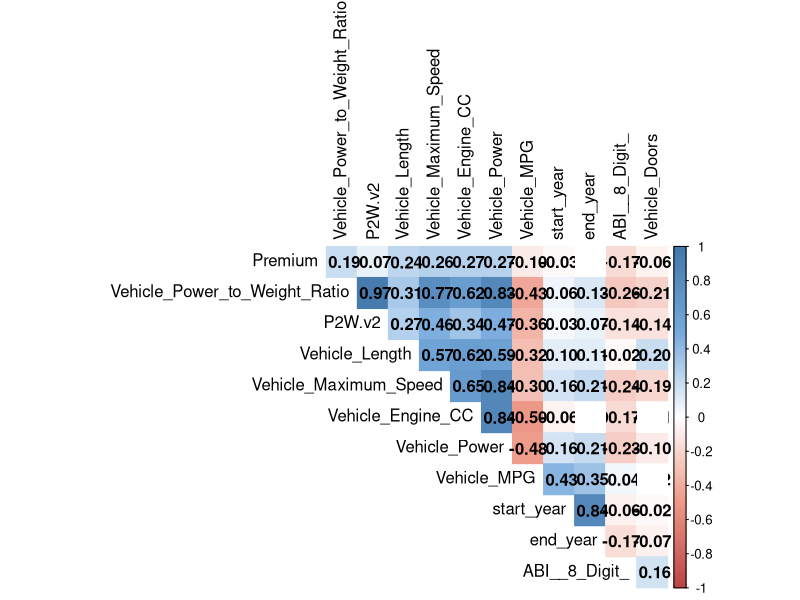
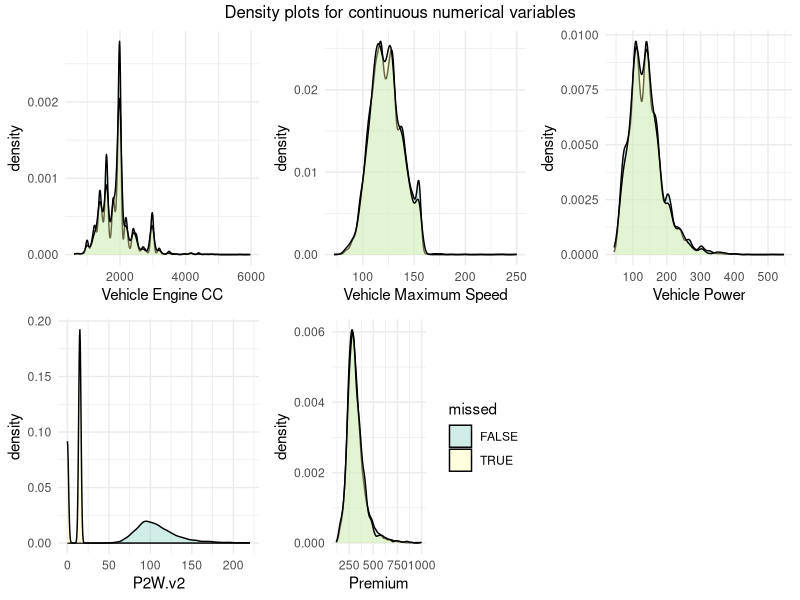
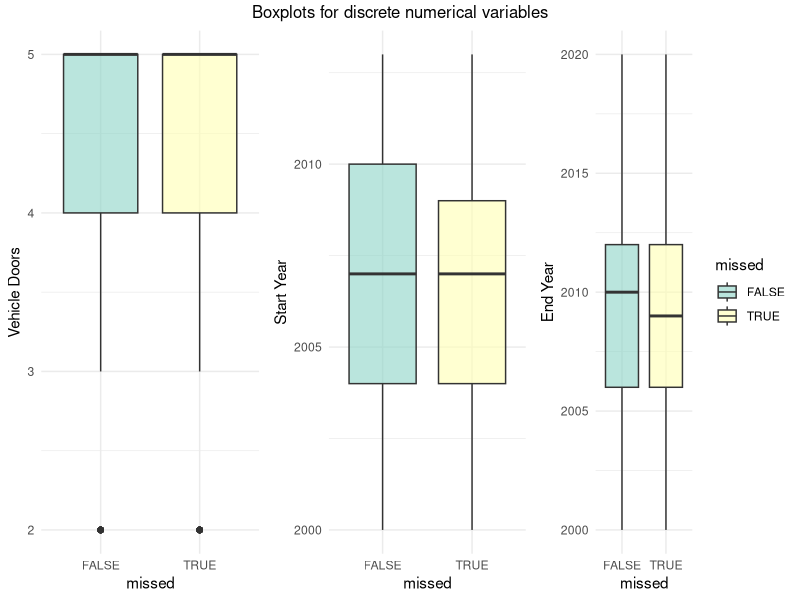
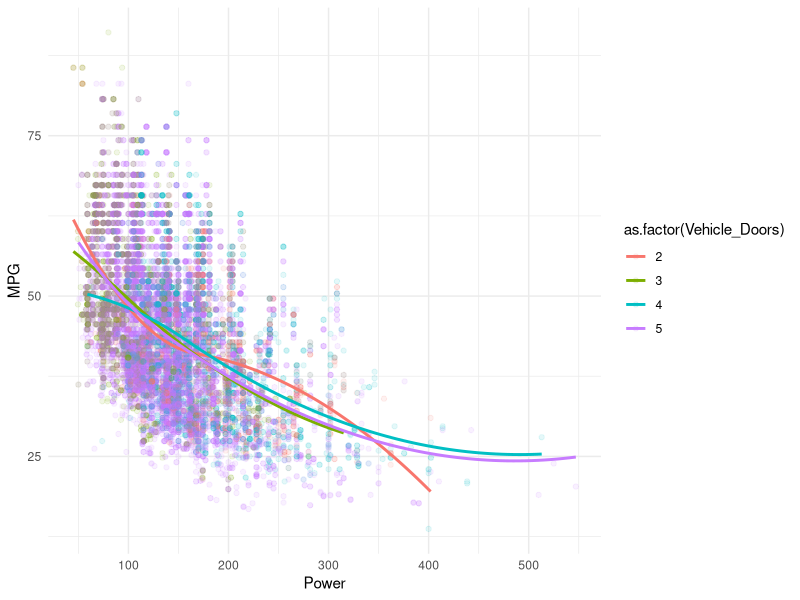
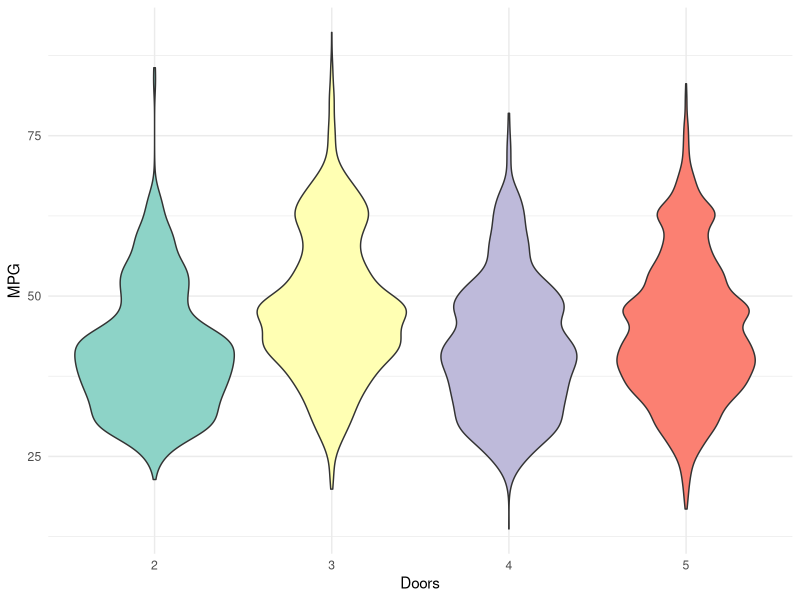
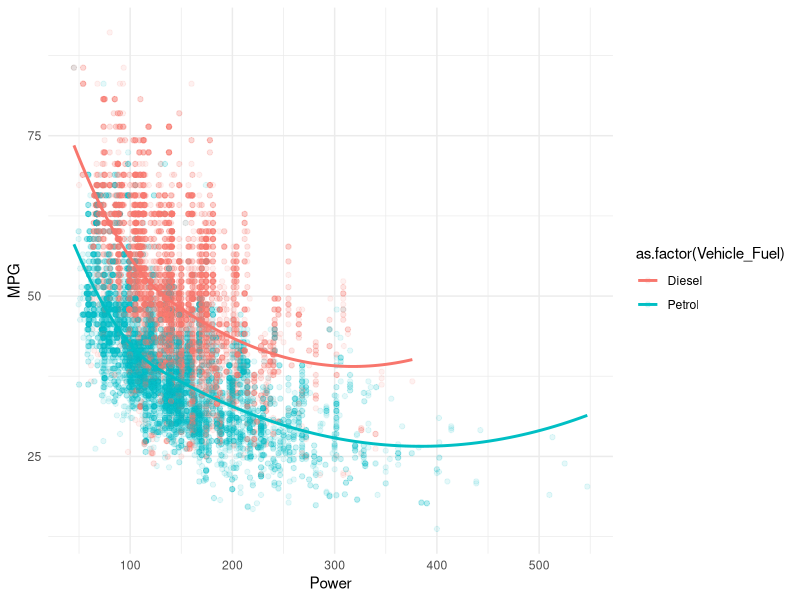
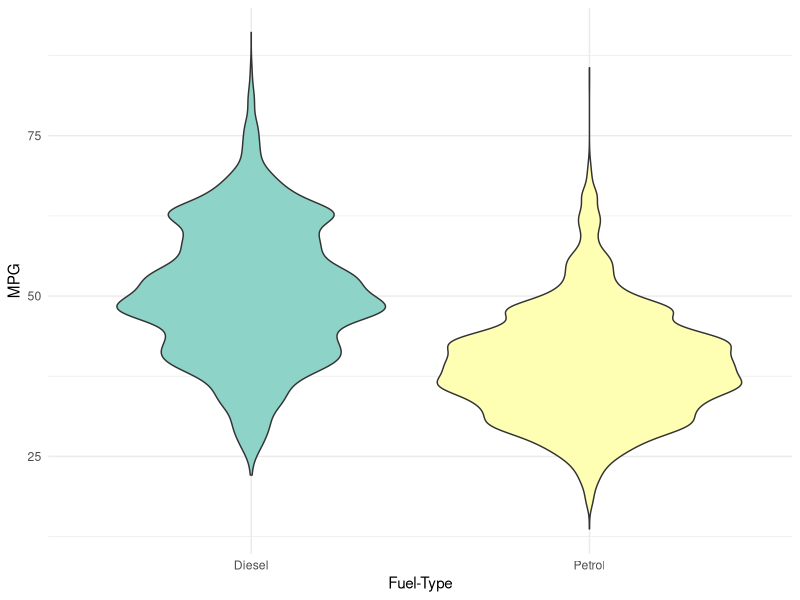
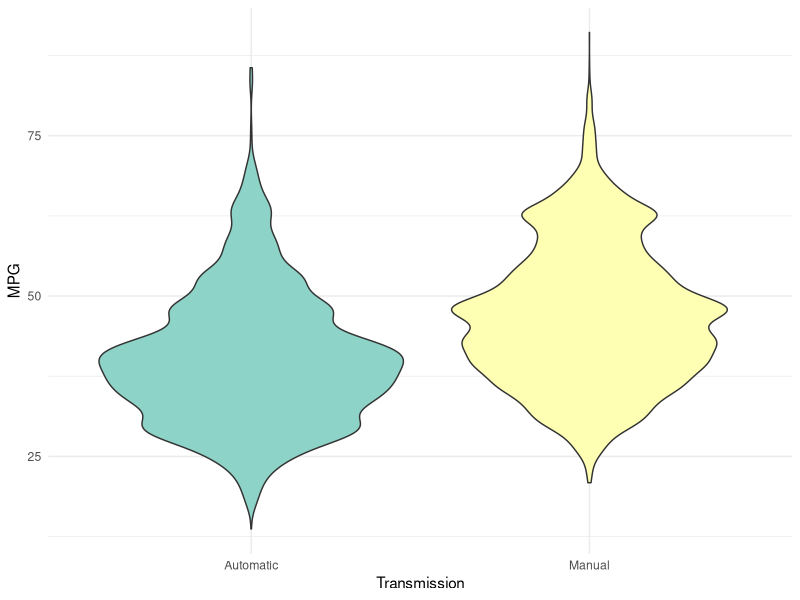

Recreate these plots in R, in order. (Note: this script raises an error after producing the figures.)
# Load libraries
library(tidyverse)
library(corrplot)
library(caret)
library(ggplot2)
library(gridExtra)
library(glmnet)
library(boot)
library(randomForest)

# Read data
vehicle_data = read.csv("Vehiclefile_Test.csv")
vehicle_data3=read.csv("Vehiclefile_Test.csv")

# Assess feature variable types
lapply(vehicle_data,class)

# Remove £ symbol from premium
vehicle_data$Premium = gsub("£","",vehicle_data$Premium)

# Split vehicle registration years into start and end year
vehicle_data$start_year = as.data.frame(str_split_fixed(vehicle_data$Vehicle_Years, "-", 2))[[1]]
vehicle_data$end_year = as.data.frame(str_split_fixed(vehicle_data$Vehicle_Years, "-", 2))[[2]]

# If vehicle currently registered then enter 2020 as end year
vehicle_data$end_year = as.character(vehicle_data$end_year)
vehicle_data[vehicle_data$end_year=="",]$end_year = "2020"

# List of variables to amend
numeric_variables = c("ABI__8_Digit_","Vehicle_Doors","Vehicle_Engine_CC","Vehicle_length",
                      "Vehicle_Maximum_Speed","Vehicle_MPG","Vehicle_Power Vehicle_Power_to_Weight_Ratio",
                      "Premium","P2W.v2","start_year","end_year")
catagorical_variables = c("Vehicle_Model","Vehicle_Brand","Vehicle_Transmission")
remove_variables = c("Vehicle_Years")

# Amend numerical data (NA's introduced)
vehicle_data[,which(names(vehicle_data) %in% numeric_variables)]=
  lapply(vehicle_data[,which(names(vehicle_data) %in% numeric_variables)],
         function(x) as.numeric(as.character(x)))

# Amend catagorical data
vehicle_data[,which(names(vehicle_data) %in% catagorical_variables)]=
  lapply(vehicle_data[,which(names(vehicle_data) %in% catagorical_variables)],
         function(x) as.factor(as.character(x)))

# Remove variables
vehicle_data=vehicle_data[,-which(names(vehicle_data) %in% remove_variables)]

# Check corrections
lapply(vehicle_data,class)
View(vehicle_data)
# Create colour palette for corrplot
col = colorRampPalette(c("#BB4444", "#EE9988", "#FFFFFF", "#77AADD", "#4477AA"))

# Pearson correlation coefficient, use only numeric variables
corr = cor(vehicle_data[,sapply(vehicle_data, is.numeric)],use = "pairwise.complete.obs")

# Significance levels
res =cor.mtest(vehicle_data[,sapply(vehicle_data, is.numeric)],use = "pairwise.complete.obs", conf.level = .95)

# Plot of correlation for all numeric variables
corrplot(corr,method="color",col=col(200),type="upper",tl.col = "black", addCoef.col = "black",
         tl.srt = 90,order="hclust",p.mat=res$p,insig="blank",sig.level=0.01,diag=F)

# Missing values:
summary(vehicle_data)
# There are 2030 missing Vehicle: Length, Power to Weigh Ratio and MPG (and 4060 missing premiums):
#   (1) Missing values intersect?
na_length = which(is.na(vehicle_data$Vehicle_Length))
na_ptwr = which(is.na(vehicle_data$Vehicle_Power_to_Weight_Ratio))
na_mpg = which(is.na(vehicle_data$Vehicle_MPG))
na_premium = which(is.na(vehicle_data$Premium))
length(Reduce(intersect, list(na_length,na_mpg,na_ptwr)))
#       Yes, all of them.
# Same overlap with premium?
length(Reduce(intersect, list(na_length,na_mpg,na_ptwr,na_premium)))
# No, only 396.

#   (2) Pattern of 2030 missing values or missing at random?

# Add a category for missing or not in new dataframe:
missed = rep(F,nrow(vehicle_data))
vehicle_data2 = cbind(vehicle_data,missed)
remove(missed)
vehicle_data2[na_length,]$missed = T

# Density plots of continuous numerical variables to assess distributions
p1 = ggplot(data=vehicle_data2,aes(x=Vehicle_Engine_CC,fill=missed))+geom_density(alpha=0.4)+
  scale_fill_brewer(palette="Set3") +labs(x="Vehicle Engine CC")+theme_minimal()+
  theme(legend.position = "none")
p2 = ggplot(data=vehicle_data2,aes(x=Vehicle_Maximum_Speed,fill=missed))+geom_density(alpha=0.4)+
  scale_fill_brewer(palette="Set3") +labs(x="Vehicle Maximum Speed")+theme_minimal()+
  theme(legend.position = "none")
p3 = ggplot(data=vehicle_data2,aes(x=Vehicle_Power,fill=missed))+geom_density(alpha=0.4)+
  scale_fill_brewer(palette="Set3") +labs(x="Vehicle Power")+theme_minimal()+
  theme(legend.position = "none")
p4 = ggplot(data=vehicle_data2,aes(x=P2W.v2,fill=missed))+geom_density(alpha=0.4)+
  scale_fill_brewer(palette="Set3") + xlim(c(0,220))+theme_minimal()+
  theme(legend.position = "none")
p5 = ggplot(data=vehicle_data2,aes(x=Premium,fill=missed))+geom_density(alpha=0.4)+
  scale_fill_brewer(palette="Set3")+theme_minimal()

# Plot together on a grid
grid.arrange(
  p1,p2,p3,p4,p5,
  nrow = 2,
  top = "Density plots for continuous numerical variables"
  )

# It appears that the values are not missing from random, in fact, the missing values seem to have
# much lower P2W.v2.

# Boxplots for discrete numerical data
b1 = ggplot(data=vehicle_data2,aes(x=missed,y=Vehicle_Doors,fill=missed))+geom_boxplot(alpha=.6)+
  scale_fill_brewer(palette="Set3")+theme_minimal()+labs(y="Vehicle Doors")+
  theme(legend.position = "none")
b2 = ggplot(data=vehicle_data2,aes(x=missed,y=start_year,fill=missed))+geom_boxplot(alpha=0.6)+
  scale_fill_brewer(palette="Set3")+theme_minimal()+labs(y="Start Year")+
  theme(legend.position = "none")
b3 = ggplot(data=vehicle_data2,aes(x=missed,y=end_year,fill=missed))+geom_boxplot(alpha=0.6)+
  scale_fill_brewer(palette="Set3")+theme_minimal()+labs(y="End Year")

# Plot together on a grid
grid.arrange(
  b1,b2,b3,
  nrow = 1,
  top = "Boxplots for discrete numerical variables"
)
# From these boxplots, all variables seem to have been picked at random

# distribution of car brands within missing values
round(prop.table(table(vehicle_data2$Vehicle_Brand,vehicle_data2$missed),2)*100,2)
# The proportions of car brand in missing and non-missing data are similar, 
# i.e. appear to be chosen at random.

# distribution of transmission within missing values
round(prop.table(table(vehicle_data2$Vehicle_Transmission,vehicle_data2$missed),2)*100,2)
# Distribution similar => random

# distribution of fuel type within missing values
round(prop.table(table(vehicle_data2$Vehicle_Fuel,vehicle_data2$missed),2)*100,2)
# Distribution similar => random

#   Conclude: Missing data pattern only appears for P2W.v2 as mentioned before
summary(vehicle_data[(na_length),]$P2W.v2)
summary(vehicle_data[-(na_length),]$P2W.v2)

levels(as.factor(vehicle_data[(na_length),]$P2W.v2))
# Upon further inspection, it appears that P2W.v2 takes either a value of 0 or 15 for missing values
# => this variable is unreliable (lowest P2W.v2 is 31.5)
# We will not be able to use this variable in predicting missing values.

# Multivariate missing data:
#   1. Are all of the same type, that is, numeric,
#   2. Do not appear to have strong correlations,
#   3. Imputation may create combinations that are impossible in real-life scenarios.
#   4. Missing at random.

# Method:
#   -> Predict missing values separately using relevant non-missing features,
#   If there was not the same time-constraint:
#   -> Predict missing values using relevant non-missing features and 1 predicted feature
#   -> Predict missing values using relevant non-missing features and all other predicted features (if relevant)
#   -> Store the average result.

# Predicting MPG (assumptions):
#   -> Most likely relevant: Emgine-CC, max-speed, power, (Predicted:power to weight ratio)
#   -> Possibly relevant: Doors (more doors => heavier => lower mpg?),
#                         Fuel-type (similar reasoning to above)
#                         Transmission (automatic more fule efficient?)
#                         (Predicted:Length (longer => lower mpg?)) 

# Strong positive multicollinearity between vehicle power, max-speed and power
# (in particular vehicle power highly positively correlated to other 2)

# doors-mpg:
ggplot(vehicle_data[-na_length,],aes(Vehicle_Power,Vehicle_MPG,colour=as.factor(Vehicle_Doors)))+
  geom_point(alpha=0.1)+
  geom_smooth(se=F,method=lm,formula = y ~ splines::bs(x, degree=2,df=3))+theme_minimal()+
  labs(x="Power",y="MPG")
#Violin plot:
ggplot(vehicle_data[-na_length,],aes(as.factor(Vehicle_Doors),Vehicle_MPG,fill=as.factor(Vehicle_Doors)))+
  geom_violin()+theme_minimal()+theme(legend.position= "none")+
  scale_fill_brewer(palette="Set3")+labs(x="Doors",y="MPG")
# Not a huge difference. 3 door cars seem to have higher mpg in general.

# fuel-type-mpg:
ggplot(vehicle_data[-na_length,],aes(Vehicle_Power,Vehicle_MPG,colour=as.factor(Vehicle_Fuel)))+
  geom_point(alpha=0.1)+
  geom_smooth(se=F,method=lm,formula = y ~ splines::bs(x, degree=2,df=3))+theme_minimal()+
  labs(x="Power",y="MPG")
# Violin plot:
ggplot(vehicle_data[-na_length,],aes(Vehicle_Fuel,Vehicle_MPG,fill=Vehicle_Fuel))+
  geom_violin()+theme_minimal()+theme(legend.position= "none")+
  scale_fill_brewer(palette="Set3")+labs(x="Fuel-Type",y="MPG")
# Appears that Diesal cars have higher mpg

# transmission-mpg: violin plot
ggplot(vehicle_data[-na_length,],aes(Vehicle_Transmission,Vehicle_MPG,fill=Vehicle_Transmission))+
  geom_violin()+theme_minimal()+theme(legend.position= "none")+
  scale_fill_brewer(palette="Set3")+labs(x="Transmission",y="MPG")
# Appears that there are some manual cars with higher mpg

# Length-mpg
ggplot(vehicle_data[-na_length,],aes(Vehicle_Length,Vehicle_MPG,colour=as.factor(Vehicle_Doors)))+
  geom_point(alpha=.2)+theme_minimal()+labs(x="Length",y="MPG")
# Appears to be no meaningful effect

# Predicting length assumptions:
#   -> Most likely relevant: !doors!, max-speed, engine-cc, power
#   -> possibly relevant: transmission?, fuel-type?

# Doors-length: 
ggplot(vehicle_data[-na_length,],aes(Vehicle_Power,Vehicle_Length,colour=as.factor(Vehicle_Doors)))+
  geom_point(alpha=0.1)+
  geom_smooth(se=F,method=lm,formula = y ~ splines::bs(x, degree=2,df=3))+theme_minimal()+
  labs(x="Power",y="Length")
# Violin plot:
ggplot(vehicle_data[-na_length,],aes(as.factor(Vehicle_Doors),Vehicle_Length,fill=as.factor(Vehicle_Doors)))+
  geom_violin()+theme_minimal()+theme(legend.position= "none")+
  scale_fill_brewer(palette="Set3")+labs(x="Doors",y="Length")+ylim(c(2500,5500))
# 3 door cars are shortest, 4 door cars are longest, 5 door cars are eavenly spread out.

#transmission-length:
ggplot(vehicle_data[-na_length,],aes(Vehicle_Transmission,Vehicle_Length,fill=Vehicle_Transmission))+
  geom_violin()+theme_minimal()+theme(legend.position= "none")+
  scale_fill_brewer(palette="Set3")+labs(x="Transmission",y="Length")
# Manual slightly shorter? not much difference

#fueltype-length:
ggplot(vehicle_data[-na_length,],aes(Vehicle_Fuel,Vehicle_Length,fill=Vehicle_Fuel))+
  geom_violin()+theme_minimal()+theme(legend.position= "none")+
  scale_fill_brewer(palette="Set3")+labs(x="Fuel Type",y="Length")
# Petrol slightly shorter? not much difference

# Predicting p2wr assumptions:
#   -> Most likely relevant: max-speed, power, engine-cc, (pred:mpg) (from corrplot)
#   -> other catagorical variables not as relevant here?

# Due to time constraints I am not considering interaction terms and will only consider higher order terms
# of numerical variables up to cubic terms.

# Choosing a model for MPG:
# Variables chosen: fuel-type, engine-cc, maxspeed, power & power-to-weight-ratio.
# Assess what level of higher order terms to choose:

set.seed(123)
# Choose K=9 for cross-validation => test set will be ~2000 = size of missing values
cv.errors=rep(0,9)
for (i in 1:3){
  for (j in 1:3){
    # Build linear model
    mpg_lm1 = glm(Vehicle_MPG~Vehicle_Fuel+poly(Vehicle_Maximum_Speed,i)+poly(Vehicle_Power,j),
                  data=vehicle_data[-na_length,])
    # Save cross-validation estimate of test error
    cv.errors[(i-1)*3+j]=cv.glm(vehicle_data[-na_length,],mpg_lm1,K=9)$delta[1]
  }
}
cv.errors
# Choose quadratic vehicle_power and linear max-speed variables
# (reduction in error for higher terms negligable compared to
# the increase in polynomial term overfitting caused.)

# Assess linear model
mpg_lm1_fin = lm(Vehicle_MPG~Vehicle_Fuel+Vehicle_Maximum_Speed+poly(Vehicle_Power,2),
                 data=vehicle_data[-na_length,])

# Check params ---> all highly significant
summary(mpg_lm1_fin)

# Assess linearity assumptions:
plot(mpg_lm1_fin)
# Residuals-vs-fitted => no heteroskedasticity
# QQ plot and residuals-vs-levarage => outliers may skew parameter results

# Compare various models using cross-validation:
set.seed(1)
train.control <- trainControl(method = "cv", number = 9)
summary(vehicle_data[-which(is.na(vehicle_data)),])
#LS
ls_model <- train(Vehicle_MPG ~ Vehicle_Engine_CC+poly(Vehicle_Power,2)+
                    Vehicle_Maximum_Speed+Vehicle_Fuel, data = vehicle_data[-na_length,],
                  method = "lm",trControl = train.control,na.action = na.exclude)
#Ridge
ridge_model <- train(Vehicle_MPG ~ Vehicle_Engine_CC+poly(Vehicle_Power,2)+
                       Vehicle_Maximum_Speed+Vehicle_Fuel, data = vehicle_data[-na_length,], method = "ridge",
                     trControl = train.control,na.action = na.exclude)
#Lasso
lasso_model <- train(Vehicle_MPG ~ Vehicle_Engine_CC+poly(Vehicle_Power,2)+
                       Vehicle_Maximum_Speed+Vehicle_Fuel, data=vehicle_data[-na_length,], method = "lasso",
                     trControl = train.control,na.action = na.exclude)
#PCR
pcr_model <- train(Vehicle_MPG ~ Vehicle_Engine_CC+poly(Vehicle_Power,2)+
                     Vehicle_Maximum_Speed+Vehicle_Fuel, data=vehicle_data[-na_length,], method = "pcr",
                   trControl = train.control,na.action = na.exclude)

#Compare linear models using the root mean square error metric (estimate of model standard error)
results <- resamples(list(LS=ls_model,RIDGE=ridge_model,LASSO=lasso_model,PCR=pcr_model))
bwplot(results,metric = "RMSE")
# From the plot it is clear that ridge regression is the best performing

# The final value used for the model was lambda = 1e-04 (regularisation parameter)

# Predict missing MPG:
mpg_pred = predict(ridge_model,newdata = vehicle_data[na_length,])
#Round to 1dp and insert missing values (there are two eronious data points with various NA's that I ignore)
missing_ids = intersect(names(mpg_pred),rownames(missing_data))
vehicle_data[missing_ids,]$Vehicle_MPG=round(mpg_pred,1)
"
METHOD:
  PROS:
    -> Prediction accuracy of the ridge regression model for mpg was good.
    -> Variance of RMSE was low (from boxplot)
    -> More accurate than imputing mean/median/mode
  CONS:
    -> Error in prediction unavoidable
    -> May create MPG values that are impossible in real-life
"

#Simple linear model to predict length
simple_lin_length = glm(Vehicle_Length~Vehicle_Doors+Vehicle_Maximum_Speed+Vehicle_Engine_CC+Vehicle_Power,
                       data=vehicle_data[-na_length,])
cv_errs_length = cv.glm(vehicle_data[-na_length,],simple_lin_length,K=9)

# Assess cv-error
cv_errs_length$delta[1]
# 70784.57 => linear modelling not appropriate (error far too high)

# Hence a better method to handle missing length is to impute group median/mean length for each door type:
vehicle_data %>%
  group_by(Vehicle_Doors) %>%
  summarise(MEDIAN=median(Vehicle_Length,na.rm=T),MEAN=mean(Vehicle_Length,na.rm=T),FREQ = n())
# The mean length for each group is lower than median => mean not skewed by outliers

# Hence impute group mean length for missing length values
vehicle_data$Vehicle_Length=ave(vehicle_data$Vehicle_Length,vehicle_data$Vehicle_Doors,
                                FUN=function(x) ifelse(is.na(x), mean(x,na.rm=TRUE), x))
"
METHOD:
  PROS:
    -> There will be no impossible values (i.e. negative or massive lengths)
    -> Computationally time and cost efficient (unlike, say, random forest)
  CONS:
    -> The true test error will be high
    -> May create impossible combinations with other variables, but less likely than with predicting.

Build model for power to weight ratio?
variables: max-speed, power, engine-cc, (pred:mpg)
(If P2W.v2 was available the prediction would be much more accurate since their correlation ≈ perfect positive)
"
for (i in 1:2){
  for (j in 1:2){
    for (k in 1:2){
      lm_p2w = glm(Vehicle_Power_to_Weight_Ratio~poly(Vehicle_Maximum_Speed,k)+
                     poly(Vehicle_Power,j)+poly(Vehicle_Engine_CC,i)+Vehicle_MPG,
        data = vehicle_data[-na_length,])
      print(cv.glm(vehicle_data[-na_length,],lm_p2w,K=9)$delta[1])
    }
  }
}
# Choose max-speed quadratic, all else linear (largest reduction in cv-error)
# Train multiple linear models as before:
# LS
ls_model2 <- train(Vehicle_Power_to_Weight_Ratio~poly(Vehicle_Maximum_Speed,2)+
                     Vehicle_Power+Vehicle_Engine_CC+Vehicle_MPG, data = vehicle_data[-na_length,],
                  method = "lm",trControl = train.control,na.action = na.exclude)
#Ridge
ridge_model2 <- train(Vehicle_Power_to_Weight_Ratio~poly(Vehicle_Maximum_Speed,2)+
                        Vehicle_Power+Vehicle_Engine_CC+Vehicle_MPG, data = vehicle_data[-na_length,], method = "ridge",
                     trControl = train.control,na.action = na.exclude)
#Lasso
lasso_model2 <- train(Vehicle_Power_to_Weight_Ratio~poly(Vehicle_Maximum_Speed,2)+
                        Vehicle_Power+Vehicle_Engine_CC+Vehicle_MPG, data=vehicle_data[-na_length,], method = "lasso",
                     trControl = train.control,na.action = na.exclude)
#PCR
pcr_model2 <- train(Vehicle_Power_to_Weight_Ratio~poly(Vehicle_Maximum_Speed,2)+
                      Vehicle_Power+Vehicle_Engine_CC+Vehicle_MPG, data=vehicle_data[-na_length,], method = "pcr",
                   trControl = train.control,na.action = na.exclude)

#Compare linear models using the root mean square error metric (estimate of model standard error)
results2 <- resamples(list(LS=ls_model2,RIDGE=ridge_model2,LASSO=lasso_model2,PCR=pcr_model2))
bwplot(results2,metric = "RMSE")
# From the plot it shows that, by RMSE, ridge is best performing. However, lasso is not too far behind,
# and the variance in error is much lower so this is a better choice.

# Predict power to weight ratio using lasso model
pred_p2wr = predict(lasso_model2,newdata=vehicle_data[na_length,])
# Insert predicted values:
vehicle_data[missing_ids,]$Vehicle_Power_to_Weight_Ratio=round(pred_p2wr,1)
View(vehicle_data)

length(levels(vehicle_data$Vehicle_Brand))
"
METHOD pro's and con's same as with predicting mpg. As mentioned before if P2W.v2 was available predictions
would be far more accurate. It would be interesting to see how MICE algorithm would have dealt with the NA's.
"

# How does the lasso model handle adding car-brand?
large_lasso<- train(Vehicle_Power_to_Weight_Ratio~Vehicle_Maximum_Speed+
                      Vehicle_Power+Vehicle_Engine_CC+Vehicle_MPG+Vehicle_Brand, 
                    data=vehicle_data[-na_length,], method = "lasso",
                      trControl = train.control,na.action = na.exclude)

results2 <- resamples(list(LS=ls_model2,RIDGE=ridge_model2,LASSO=lasso_model2,PCR=pcr_model2,LargeLasso=large_lasso))
bwplot(results2,metric = "RMSE")
# Addition of brand variable reduces the RMSE by ~ 0.5. This is a great improvement, however the model failed to
# fit at 3 folds on the optimal regularisation parameter due to zero variance of some columns.

"
Issues with using imputed variables in predicting premium:
  -> Error in imputed values will create inaccurate param's in the fitted model
    => use non-imputed values to train and assess error initially.
"
vehicle_data$missed=vehicle_data2[-which(is.na(vehicle_data2$ABI__8_Digit_)),]$missed
# Assess distribution of imputated/predicted values:
plot1 = ggplot(data=vehicle_data,aes(x=Vehicle_Length,fill=missed))+geom_density(alpha=0.4)+
  scale_fill_brewer(palette="Set3") +labs(x="Vehicle Length")+theme_minimal()+
  theme(legend.position = "none")
plot2 = ggplot(data=vehicle_data,aes(x=Vehicle_MPG,fill=missed))+geom_density(alpha=0.4)+
  scale_fill_brewer(palette="Set3") +labs(x="Vehicle MPG")+theme_minimal()+
  theme(legend.position = "none")
plot3 = ggplot(data=vehicle_data,aes(x=Vehicle_Power_to_Weight_Ratio,fill=missed))+
  geom_density(alpha=0.4)+
  scale_fill_brewer(palette="Set3") +labs(x="Vehicle P2WR")+theme_minimal()
# Plot together on a grid
grid.arrange(
  plot1,plot2,plot3,
  nrow = 1,
  top = "Assess how imputation has affected distribution"
)
"
imputed vehicle lengths distributed about the group means as expected (group=no.doors)
imputed Vehicle-MPG is has been heavily skewed towards the mean,
imputed power to weight ratio is almost perfectly distributed as non-missing data

Improvement:
  Model power to weight ratio (P2WR) as before, but without MPG. Then model MPG as before but with the addition
  of the P2WR variable. Average the predicted mpg and P2WR variables.
  ... and further ...
  i.e. model (MPG,Length, P2WR) ~ multivariate_gaussian(mean,var-cov).
"

length(intersect(missing_ids,which(is.na(vehicle_data$Premium))))
# 394 entries have missing (imputed) feature values and missing premium.
length(which(is.na(vehicle_data$Premium)))-394
# This leaves 3636 entries that can be predicted using non-imputed feature values.
# missing feature and not missing premium:
length(intersect(missing_ids,which(!is.na(vehicle_data$Premium))))
# 1634 premiums are not missing but have missing features.
length(union(missing_ids,which(is.na(vehicle_data$Premium))))
5664/20112
# 5664 entries have missing premium and features, this is 28% of the data, i.e. a lot.
non_valid_ids = as.numeric(union(missing_ids,which(is.na(vehicle_data$Premium))))

"
This is important to know because we need to be able to assess how much effect the imputed values
has on the predicted premium.

I want to use Support Vector Machines to try to predict Premium, this requires manual k-fold-CV
"
#remove entries with missing premium & features.
shuffled_data = vehicle_data[-non_valid_ids,]
#Randomly shuffle the data
shuffled_data=shuffled_data[sample(nrow(shuffled_data)),]
#Create 4 equally size folds (creates test size roughly equal to number of missing premiums)
folds = cut(seq(1,nrow(shuffled_data)),breaks=9,labels=F)

#Perform 4 fold cross validation
cv.errs.prem = rep(0,4)
for(i in 1:4){
  #Segement your data by fold using the which() function 
  testIndexes = which(folds==i,arr.ind=TRUE)
  testData = shuffled_data[testIndexes, ]
  trainData = shuffled_data[-testIndexes, ]
  svm_premium = svm(Premium~.-ABI__8_Digit_-Vehicle_Model-P2W.v2,
                    data=trainData,
                    type="eps-regression",
                    kernel="linear")
  pred_premium = predict(svm_premium,newdata=testData)
  cv.errs.prem[i]=(sum((pred_premium-testData$Premium)^2)/nrow(testData))
}
svm_premium$SV
sqrt(sum(cv.errs.prem)/4)
"
Even without addition of any imputed values we get a 4-fold cross validated root mean squared error of 86.29757.
CON - this method is coputationally expensive and time consuming.
Let's see if previous regression methods outperform SVM.
As before, lasso regression can perform variable selection so let's try, but repeat 5 times since fold are small in number:
"
set.seed(1)
train.control2 <- trainControl(method = "repeatedcv", number = 4, repeats = 5)
large_lasso2<- train(Premium~.-ABI__8_Digit_-Vehicle_Model-P2W.v2,
                    data=vehicle_data[-non_valid_ids,],
                    method = "lasso",
                    trControl = train.control2,
                    na.action = na.exclude)
# Fails to fit model for many folds with fraction=0.9
plot(large_lasso2)
large_lasso2$results$RMSESD
# However, at fraction=0.5, the RMSE is ≈ 86 which is lower than SVM and computationally this method
# is much more efficient. Also the cv is repeated, so the RMSE is more accurate than that of the SVM model.

# Let's fit the lasso model to the data with imputed values included
set.seed(1)
large_lasso_with_imputed=train(Premium~.-ABI__8_Digit_-Vehicle_Model-P2W.v2,
                               data=vehicle_data[-na_premium,],
                               method = "lasso",
                               trControl = train.control2,
                               na.action = na.exclude)
large_lasso_with_imputed$results$RMSE
large_lasso_with_imputed$results$RMSESD
plot(large_lasso_with_imputed)
# As expected, there is an increase in the RMSE due to imputed values.

# Finally, let's try without brand feature:
set.seed(1)
large_lasso_with_imputed_no_brand=train(Premium~.-ABI__8_Digit_-Vehicle_Model-P2W.v2-Vehicle_Brand,
                                        data=vehicle_data[-na_premium,],
                                        method = "lasso",
                                        trControl = train.control2,
                                        na.action = na.exclude)
large_lasso_with_imputed_no_brand$results$RMSE
large_lasso_with_imputed_no_brand$results$RMSESD
plot(large_lasso_with_imputed_no_brand)
plot(large_lasso_with_imputed_no_brand$finalModel)
"
PROS: 
  The model can be fitted for all fractions,
  Computationally much quicker & negligable difference in RMSE compared to the previous lasso regression.
Predict Premiums:
"
pred_prem = predict(large_lasso_with_imputed_no_brand,newdata = vehicle_data[na_premium,])
na_ids = intersect(names(pred_prem),na_premium)
vehicle_data[na_ids,]$Premium=round(pred_prem,1)

# Finally delete the eronious NA's that have plagued our data:
vehicle_data=vehicle_data[-which(is.na(vehicle_data$ABI__8_Digit_)),]

#Plot distribution of premiums:
vehicle_data$missing_premium = rep(F,nrow(vehicle_data))
vehicle_data[na_premium,]$missing_premium = T
ggplot(data=vehicle_data,aes(x=Premium,fill=missing_premium))+geom_density(alpha=0.4)+
  scale_fill_brewer(palette="Set3") +labs(x="Premium")+theme_minimal()
"
Distribution of predicted premiums not similar to available premiums,
this would imply that the accuray of the predictions could be better.
If the missing features were given/(predicted more accurately) the distribution would be similar.

It would be interesting to see how (some form of) neural-net would perform,
how natural-language processing in the vehicle-model could help to more accurately
predict missing features and premiums.

These predictions do not properly reflect the true premiums and would therefore 
cost the customer - too much => reduces custom for AXA
                  - too little => cost AXA a lot (not enough reserves)
"

